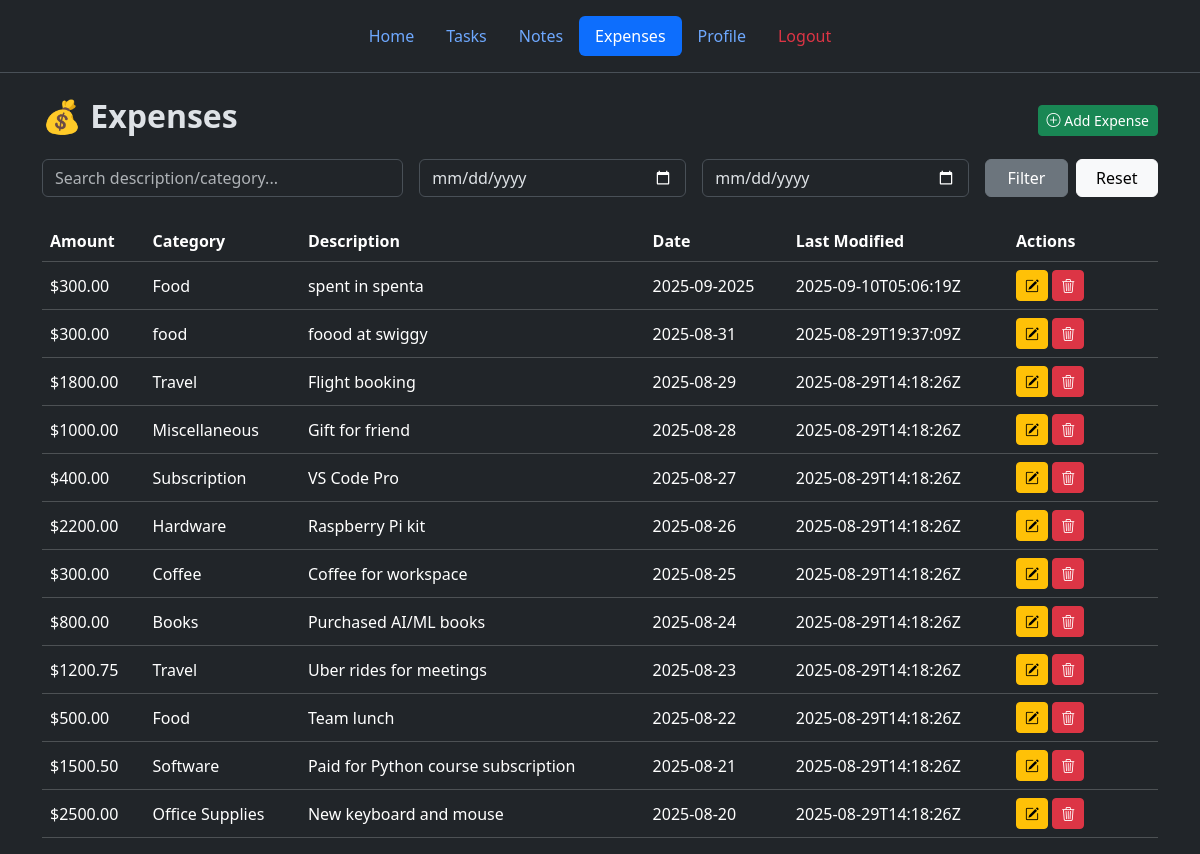
The page /expenses (signed in) on the database as committed earlier.
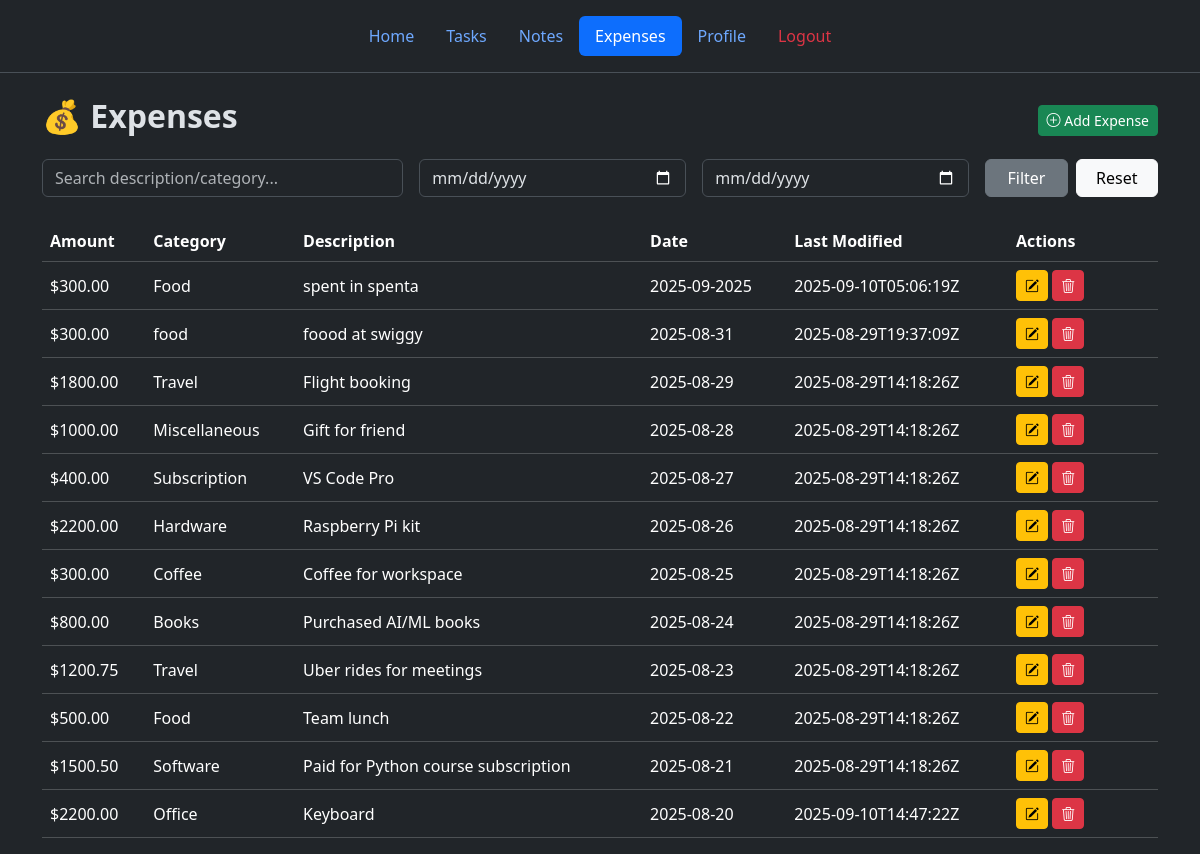
The same page on the database as committed later.
### tables this page shows
CREATE TABLE expenses (
  id TEXT PRIMARY KEY,            -- UUID v4
  user_id TEXT NOT NULL,
  amount REAL NOT NULL,
  category TEXT NOT NULL,
  description TEXT,
  date TEXT NOT NULL,             -- ISO 8601 Date YYYY-MM-DD
  is_deleted INTEGER DEFAULT 0,
  deleted_at TEXT,
  last_modified TEXT DEFAULT (strftime('%Y-%m-%dT%H:%M:%SZ','now')),
  synced INTEGER DEFAULT 0,
  FOREIGN KEY(user_id) REFERENCES users(id)
);

### web/routes.py (the view)
@main_bp.route("/expenses")
@login_required
def expenses_page():
    user_id = session["user_id"]
    db_path = current_app.config["DB_PATH"]
    search_term = request.args.get('q')
    start_date = request.args.get('start_date')
    end_date = request.args.get('end_date')
    all_expenses = get_expenses(db_path, user_id, search_term, start_date, end_date)
    return render_template("expenses.html", expenses=all_expenses)

### web/models.py (called while the page is built)
def get_expenses(db_path, user_id, search_term=None, start_date=None, end_date=None):
    query = "SELECT * FROM expenses WHERE user_id=? AND is_deleted=0"
    params = [user_id]
    if search_term:
        query += " AND (category LIKE ? OR description LIKE ?)"
        params.extend([f'%{search_term}%', f'%{search_term}%'])
    if start_date:
        query += " AND date >= ?"
        params.append(start_date)
    if end_date:
        query += " AND date <= ?"
        params.append(end_date)
    query += " ORDER BY date DESC"
    with get_db_connection(db_path) as conn:
        return conn.execute(query, tuple(params)).fetchall()

### web/routes.py (called while the page is built)
def login_required(f):
    @wraps(f)
    def decorated_function(*args, **kwargs):
        if "user_id" not in session:
            flash("Please login to access this page.", "warning")
            return redirect(url_for("auth_bp.login"))
        return f(*args, **kwargs)
    return decorated_function

### web/utils.py (called while the page is built)
def get_db_connection(db_path: str):
    connect = sqlite3.connect(db_path)
    connect.row_factory = sqlite3.Row
    return connect

### web/templates/expenses.html (shortened to what this page needs)
{% extends "base.html" %} {% block content %}
<div class="container mt-4">
  <div class="d-flex justify-content-between align-items-center mb-3">
    <h2 class="fw-bold">💰 Expenses</h2>
    <button
      class="btn btn-success btn-sm"
      data-bs-toggle="modal"
      data-bs-target="#addExpenseModal"
    >
      <i class="bi bi-plus-circle"></i> Add Expense
    </button>
  </div>
  <form method="GET" class="row g-3 mb-4">
    <div class="col-md-4">
      <input
        type="text"
        name="q"
        class="form-control"
        placeholder="Search description/category..."
        value="{{ request.args.get('q', '') }}"
      />
    </div>
    <div class="col-md-3">
      <input
        type="date"
        name="start_date"
        class="form-control"
        value="{{ request.args.get('start_date', '') }}"
      />
    </div>
    <div class="col-md-3">
      <input
        type="date"
        name="end_date"
        class="form-control"
        value="{{ request.args.get('end_date', '') }}"
      />
    </div>
    <div class="col-md-2 d-flex gap-2">
      <button class="btn btn-secondary w-50" type="submit">Filter</button>
      <a
        href="{{ url_for('main_bp.expenses_page') }}"
        class="btn btn-light w-50"
        >Reset</a
      >
    </div>
  </form>
  <div class="table-responsive">
    <table class="table table-dark table-hover align-middle">
      <thead>
        <tr>
          <th>Amount</th>
          <th>Category</th>
          <th>Description</th>
          <th>Date</th>
          <th>Last Modified</th>
          <th width="150">Actions</th>
        </tr>
      </thead>
      <tbody>
        {% if expenses %} {% for expense in expenses %}
        <tr>
          <td>${{ "%.2f"|format(expense.amount) }}</td>
          <td>{{ expense.category }}</td>
          <td>{{ expense.description or "—" }}</td>
          <td>{{ expense.date }}</td>
          <td>{{ expense.last_modified or "-" }}</td>
          <td>
            <button
              class="btn btn-warning btn-sm"
              data-bs-toggle="modal"
              data-bs-target="#editExpenseModal{{ expense.id }}"
            >
              <i class="bi bi-pencil-square"></i>
            </button>
            <form
              action="{{ url_for('main_bp.remove_expense', expense_id=expense.id) }}"
              method="POST"
              class="d-inline"
              onsubmit="return confirm('Delete this expense?');"
            >
              <button type="submit" class="btn btn-danger btn-sm">
                <i class="bi bi-trash3"></i>
              </button>
            </form>
          </td>
        </tr>
        {% endfor %} {% else %}
        <tr>
          <td colspan="6" class="text-center text-muted">
            No expenses recorded yet.
          </td>
        </tr>
        {% endif %}
      </tbody>
    </table>
  </div>
</div>
{% endblock %}

### web/templates/base.html (shortened to what this page needs)
<!DOCTYPE html>
<html lang="en" data-bs-theme="dark">
  <head>
    <link
      href="https://cdn.jsdelivr.net/npm/bootstrap@5.3.3/dist/css/bootstrap.min.css"
      rel="stylesheet"
    />
    <link
      rel="stylesheet"
      href="https://cdn.jsdelivr.net/npm/bootstrap-icons@1.11.1/font/bootstrap-icons.css"
    />
  </head>
  <body>
    <div class="container-fluid p-0">
      <header
        class="d-none d-md-flex justify-content-center py-3 border-bottom"
      >
        <ul class="nav nav-pills">
          <li class="nav-item">
            <a
              href="{{ url_for('main_bp.dashboard') }}"
              class="nav-link {% if request.endpoint == 'main_bp.dashboard' %}active{% endif %}"
              >Home</a
            >
          </li>
          <li class="nav-item">
            <a
              href="{{ url_for('main_bp.tasks_page') }}"
              class="nav-link {% if request.endpoint == 'main_bp.tasks_page' %}active{% endif %}"
              >Tasks</a
            >
          </li>
          <li class="nav-item">
            <a
              href="{{ url_for('main_bp.notes_page') }}"
              class="nav-link {% if request.endpoint == 'main_bp.notes_page' %}active{% endif %}"
              >Notes</a
            >
          </li>
          <li class="nav-item">
            <a
              href="{{ url_for('main_bp.expenses_page') }}"
              class="nav-link {% if request.endpoint == 'main_bp.expenses_page' %}active{% endif %}"
              >Expenses</a
            >
          </li>
          <li class="nav-item">
            <a
              href="{{ url_for('main_bp.profile_page') }}"
              class="nav-link {% if request.endpoint == 'main_bp.profile_page' %}active{% endif %}"
              >Profile</a
            >
          </li>
          {% if session.user_id %}
          <li class="nav-item">
            <a
              href="{{ url_for('auth_bp.logout') }}"
              class="nav-link text-danger"
              >Logout</a
            >
          </li>
          {% endif %}
        </ul>
      </header>
      <main class="mt-3 px-3">{% block content %}{% endblock %}</main>
    </div>
  </body>
</html>

Rows that differ between the two databases and show on the page:
changed expenses: amount "2500.00" → "2200.00"; category "Office Supplies" → "Office"; description "New keyboard and mouse" → "Keyboard"; last_modified "2025-08-29T14:18:26Z" → "2025-09-10T14:47:22Z"
